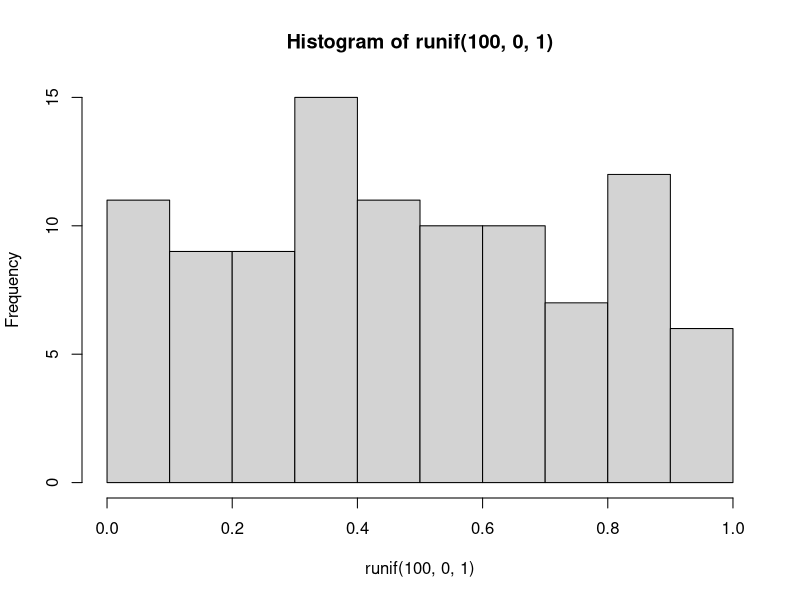

Here is the R script that generated this plot:
## ---- chunk 1
knitr::opts_chunk$set(echo = TRUE)
## ---- chunk 2

hist(runif(100,0,1))
